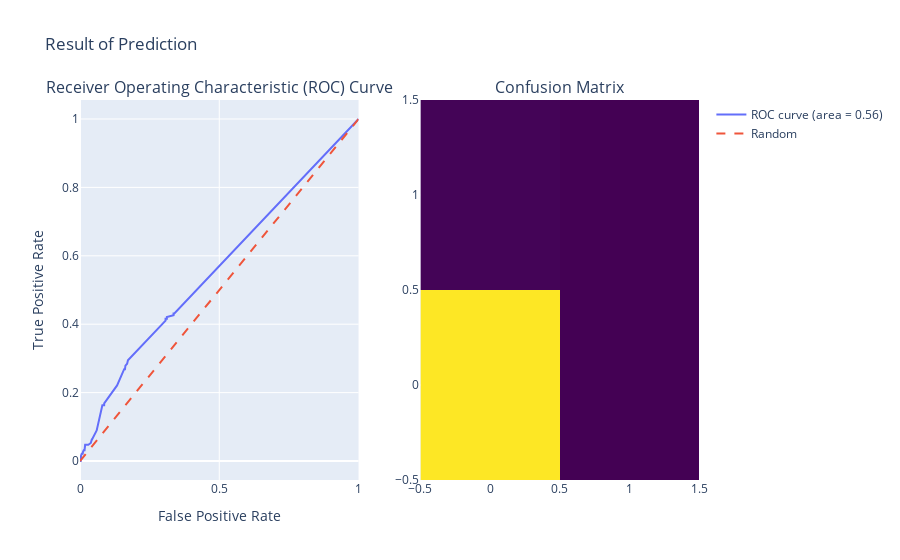

Notebook cell for this chart:
### Code cell
from sklearn.ensemble import RandomForestClassifier
from sklearn.feature_extraction.text import TfidfVectorizer
from sklearn.pipeline import Pipeline
from sklearn.metrics import accuracy_score, classification_report, confusion_matrix, roc_curve, auc
import plotly.graph_objects as go
from plotly.subplots import make_subplots


# Calculate the ROC curve
y_true = test_data['controversiality']
y_scores = rf_clf.predict_proba(test_data['clean_body'])[:, 1]  # Probability of class 1

fpr, tpr, thresholds = roc_curve(y_true, y_scores)
roc_auc = auc(fpr, tpr)

# Calculate confusion matrix
conf_matrix = confusion_matrix(y_true, predictions_rf)

# Plot ROC Curve and Confusion Matrix with Plotly
fig = make_subplots(rows=1, cols=2, subplot_titles=['Receiver Operating Characteristic (ROC) Curve', 'Confusion Matrix'])

# ROC Curve
fig.add_trace(go.Scatter(x=fpr, y=tpr, mode='lines', name='ROC curve (area = {:.2f})'.format(roc_auc)),
              row=1, col=1)
fig.add_trace(go.Scatter(x=[0, 1], y=[0, 1], mode='lines', name='Random', line=dict(dash='dash')),
              row=1, col=1)
fig.update_xaxes(title_text='False Positive Rate', row=1, col=1)
fig.update_yaxes(title_text='True Positive Rate', row=1, col=1)

# Confusion Matrix
fig.add_trace(go.Heatmap(z=conf_matrix, colorscale='Viridis', showscale=False),
              row=1, col=2)
fig.update_layout(title_text=' Result of Prediction ')

# Save the combined figure
save_path = '/root/fall-2023-reddit-project-team-33/data/plots/RF_ROC_ConfusionMatrix.html'
fig.write_html(save_path)
fig.show()

### Figure 1 — Plotly figure (JSON) as saved in the notebook; plotly's stock layout.template omitted (floating-point values rounded to 4 significant figures; data arrays with more than 128 entries replaced by an {"elided": "..."} marker saying what was removed)
{"data": [{"mode": "lines", "name": "ROC curve (area = 0.56)", "type": "scatter", "x": {"elided": "215 float values"}, "xaxis": "x", "y": {"elided": "215 float values"}, "yaxis": "y"}, {"line": {"dash": "dash"}, "mode": "lines", "name": "Random", "type": "scatter", "x": [0, 1], "xaxis": "x", "y": [0, 1], "yaxis": "y"}, {"colorscale": [[0, "#440154"], [0.1111, "#482878"], [0.2222, "#3e4989"], [0.3333, "#31688e"], [0.4444, "#26828e"], [0.5556, "#1f9e89"], [0.6667, "#35b779"], [0.7778, "#6ece58"], [0.8889, "#b5de2b"], [1, "#fde725"]], "showscale": false, "type": "heatmap", "xaxis": "x2", "yaxis": "y2", "z": [[20704, 4], [190, 0]]}], "layout": {"annotations": [{"font": {"size": 16}, "showarrow": false, "text": "Receiver Operating Characteristic (ROC) Curve", "x": 0.225, "xanchor": "center", "xref": "paper", "y": 1, "yanchor": "bottom", "yref": "paper"}, {"font": {"size": 16}, "showarrow": false, "text": "Confusion Matrix", "x": 0.775, "xanchor": "center", "xref": "paper", "y": 1, "yanchor": "bottom", "yref": "paper"}], "autosize": true, "title": {"text": " Result of Prediction "}, "xaxis": {"anchor": "y", "autorange": true, "domain": [0, 0.45], "range": [0, 1], "title": {"text": "False Positive Rate"}, "type": "linear"}, "xaxis2": {"anchor": "y2", "autorange": true, "domain": [0.55, 1], "range": [-0.5, 1.5]}, "yaxis": {"anchor": "x", "autorange": true, "domain": [0, 1], "range": [-0.05556, 1.056], "title": {"text": "True Positive Rate"}, "type": "linear"}, "yaxis2": {"anchor": "x2", "autorange": true, "domain": [0, 1], "range": [-0.5, 1.5]}}}
